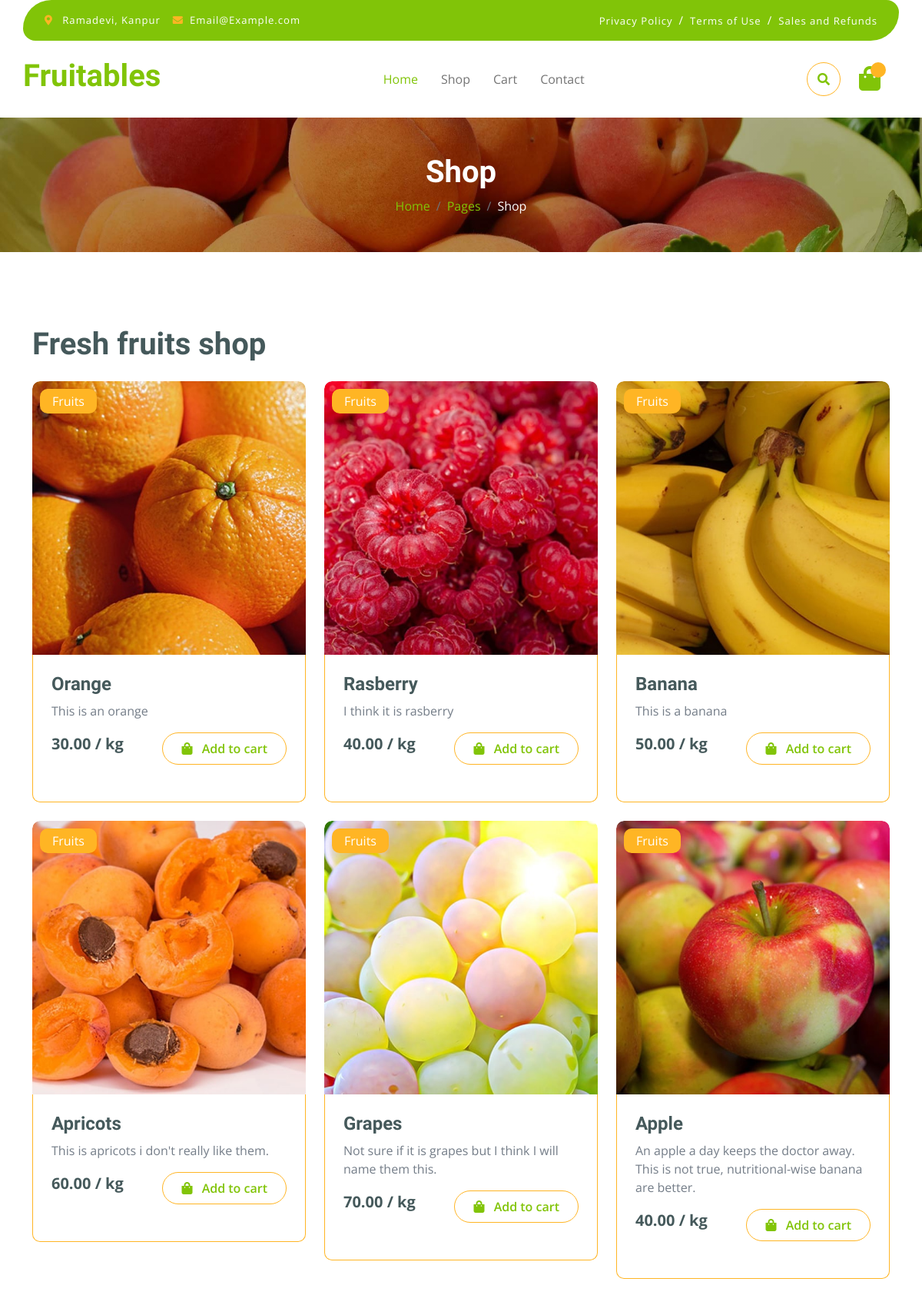
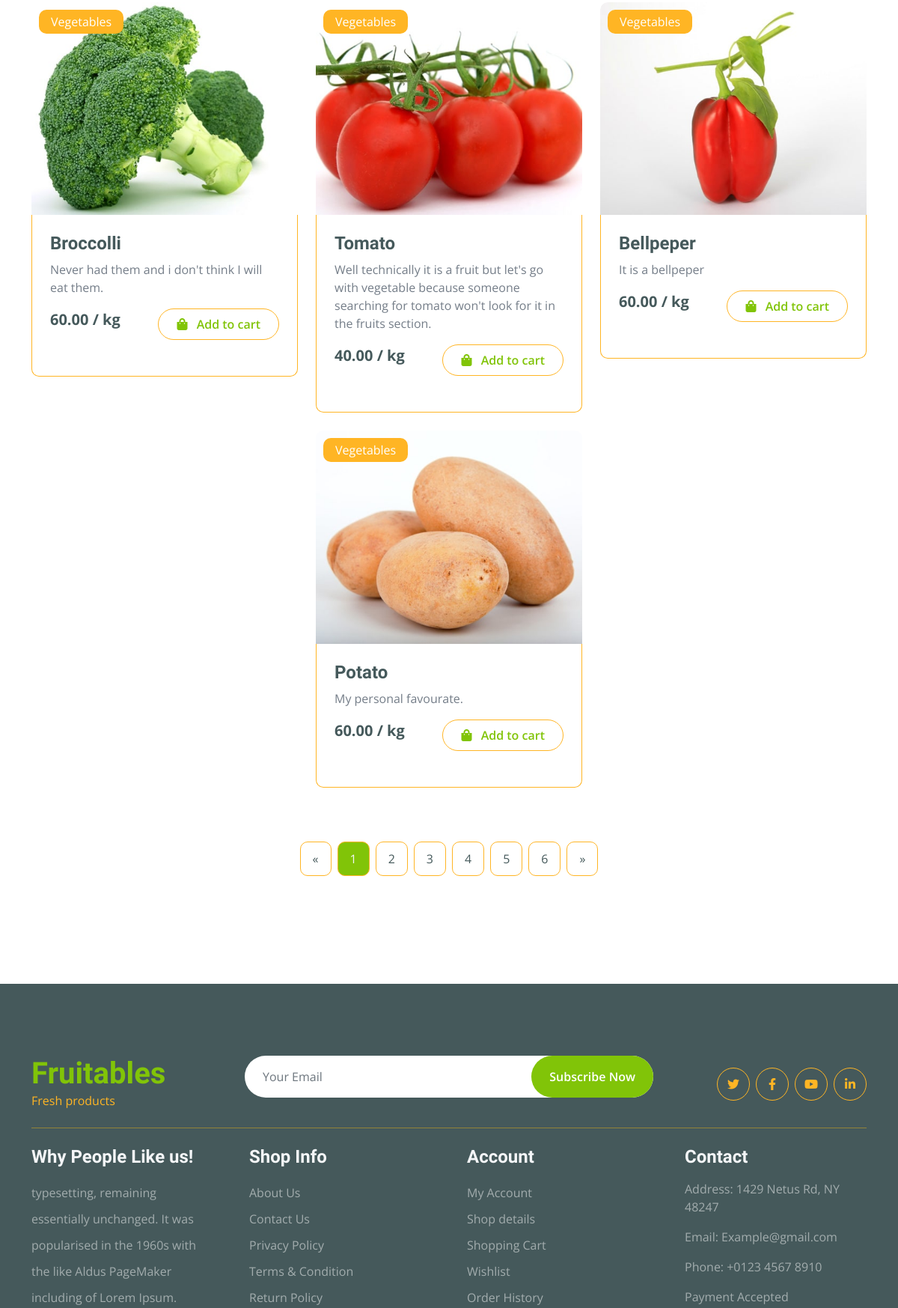
Page /shop (upper part) on the committed database (2 pictures, top to bottom).
### base/models.py (models this page shows, shortened)
class Product(models.Model):
    category = models.ForeignKey(Category, related_name='products', on_delete=models.CASCADE)
    name = models.CharField(max_length=255)
    image = models.ImageField(upload_to='products')
    description = models.TextField()
    price = models.DecimalField(max_digits=10, decimal_places=2)

class Category(models.Model):
    name = models.CharField(max_length=255)
    def __str__(self):
        return self.name

### base/views.py (the view)
# urls.py: path('shop', shop, name='shop'),
def shop(request):
    products = Product.objects.all()
    context = {'products': products}
    return render(request, 'shop.html', context)

### template/shop.html (shortened to what this page needs)
        {% extends "main.html" %}
        {% block content %}
        <div class="container-fluid page-header py-5">
            <h1 class="text-center text-white display-6">Shop</h1>
            <ol class="breadcrumb justify-content-center mb-0">
                <li class="breadcrumb-item"><a href="#">Home</a></li>
                <li class="breadcrumb-item"><a href="#">Pages</a></li>
                <li class="breadcrumb-item active text-white">Shop</li>
            </ol>
        </div>
        <div class="container-fluid fruite py-5">
            <div class="container py-5">
                <h1 class="mb-4">Fresh fruits shop</h1>
                                <div class="row g-4 justify-content-center">
                                    {%for product in products%}
                                    <div class="col-md-6 col-lg-6 col-xl-4">
                                        <div class="rounded position-relative fruite-item">
                                            <div class="fruite-img">
                                                <img src="{{product.image.url}}" class="img-fluid w-100 rounded-top" alt="">
                                            </div>
                                            <div class="text-white bg-secondary px-3 py-1 rounded position-absolute" style="top: 10px; left: 10px;">{{product.category}}</div>
                                            <div class="p-4 border border-secondary border-top-0 rounded-bottom">
                                                <h4>{{product.name}}</h4>
                                                <p>{{product.description}}</p>
                                                <div class="d-flex justify-content-between flex-lg-wrap">
                                                    <p class="text-dark fs-5 fw-bold mb-0">{{product.price}} / kg</p>
                                                    <form method="POST" action="{% url 'add_to_cart' %}">
                                                        <button type="submit" class="btn border border-secondary rounded-pill px-4 py-2 mb-4 text-primary"><i class="fa fa-shopping-bag me-2 text-primary"></i> Add to cart</button>
                                                      </form>
                                                    </div>
                                            </div>
                                        </div>
                                    </div>
                                    {% endfor %}
                                    <div class="col-12">
                                        <div class="pagination d-flex justify-content-center mt-5">
                                            <a href="#" class="rounded">&laquo;</a>
                                            <a href="#" class="active rounded">1</a>
                                            <a href="#" class="rounded">2</a>
                                            <a href="#" class="rounded">3</a>
                                            <a href="#" class="rounded">4</a>
                                            <a href="#" class="rounded">5</a>
                                            <a href="#" class="rounded">6</a>
                                            <a href="#" class="rounded">&raquo;</a>
                                        </div>
                                    </div>
                                </div>
                            </div>
                        </div>
{% endblock %}

### static/css/style.css (style rules this page uses)
.btn { font-weight: 600; transition: .5s; }
.btn.border-secondary { transition: 0.5s; }
.page-header { position: relative; background: linear-gradient(rgba(0, 0, 0, 0.3), rgba(0, 0, 0, 0.3)), url(../img/cart-page-header-img.jpg); background-position: center center; background-repeat: no-repeat; background-size: cover; }
@media (min-width: 992px) { .hero-header, .page-header { margin-top: 152px !important; } }
.fruite .fruite-item { height: 100%; transition: 0.5s; }
.fruite .fruite-item .fruite-img { overflow: hidden; transition: 0.5s; border-radius: 10px 10px 0 0; }
.fruite .fruite-item .fruite-img img { transition: 0.5s; }
.pagination { display: inline-block; }
.pagination a { color: var(--bs-dark); padding: 10px 16px; text-decoration: none; transition: 0.5s; border: 1px solid var(--bs-secondary); margin: 0 4px; }
.pagination a.active { background-color: var(--bs-primary); color: var(--bs-light); border: 1px solid var(--bs-secondary); }

### rows in the picture
Product: image (picture), category "Fruits", name "Orange", description "This is an orange", price "30.00"
Product: image (picture), category "Fruits", name "Rasberry", description "I think it is rasberry", price "40.00"
Product: image (picture), category "Fruits", name "Banana", description "This is a banana", price "50.00"
Product: image (picture), category "Fruits", name "Apricots", description "This is apricots i don't really like them.", price "60.00"
Product: image (picture), category "Fruits", name "Grapes", description "Not sure if it is grapes but I think I will name them this.", price "70.00"
Product: image (picture), category "Fruits", name "Apple", description "An apple a day keeps the doctor away. This is not true, nutritional-wise banana are better.", price "40.00"
Product: image (picture), category "Vegetables", name "Broccolli", description "Never had them and i don't think I will eat them.", price "60.00"
Product: image (picture), category "Vegetables", name "Tomato", description "Well technically it is a fruit but let's go with vegetable because someone searching for tomato won't look for it in the fruits section.", price "40.00"
Product: image (picture), category "Vegetables", name "Bellpeper", description "It is a bellpeper", price "60.00"
Product: image (picture), category "Vegetables", name "Potato", description "My personal favourate.", price "60.00"
